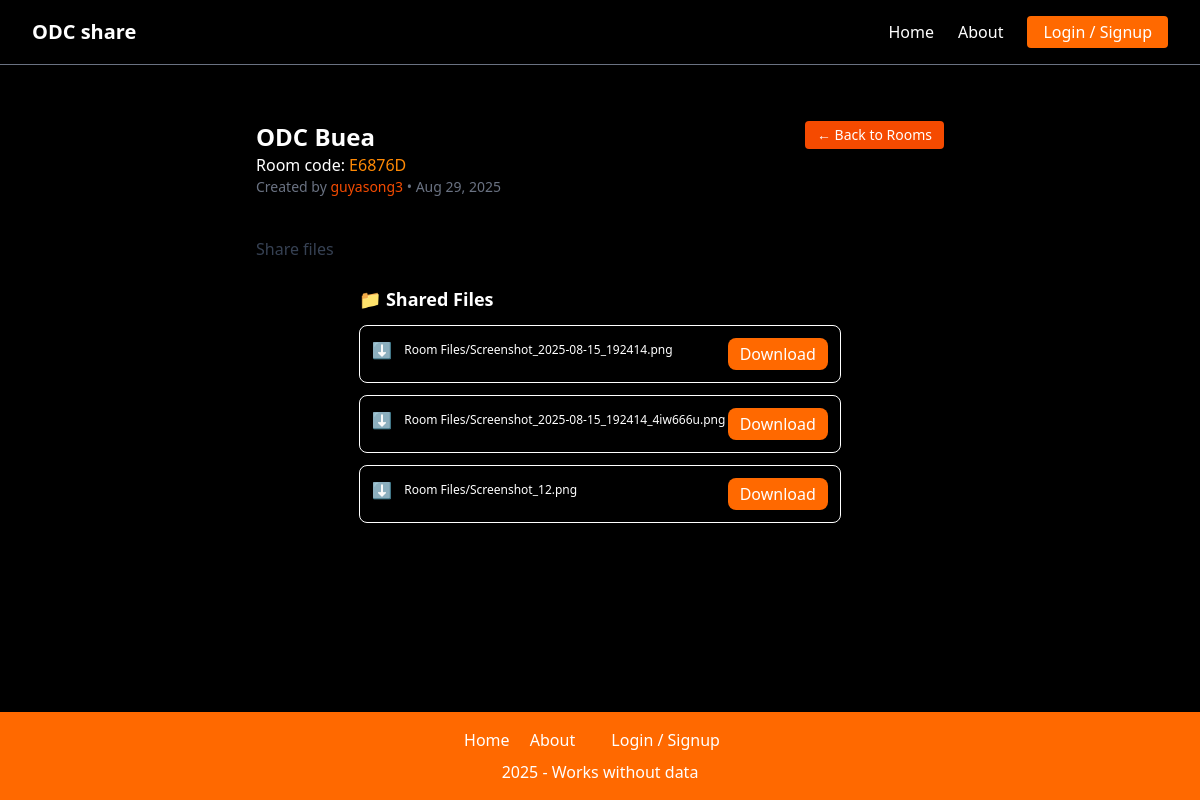
The page /room/code/E6876D/ on the database its author committed.
### home/models.py (models this page shows, shortened)
class Room(models.Model):
    room_name = models.CharField(max_length=100, null=True)
    description = models.TextField(max_length=200, null=True)
    code = models.CharField(max_length=6, unique=True, editable=False, null=True, blank=True)
    created_by = models.ForeignKey(User, on_delete=models.CASCADE, related_name="rooms", null=True)
    created_at = models.DateTimeField(auto_now_add=True)
    members = models.ManyToManyField(User, related_name="joined_rooms", blank=True)

class SharedFile(models.Model):
    room = models.ForeignKey(Room, related_name="files", on_delete=models.CASCADE)
    file = models.FileField(upload_to="Room Files/")
    uploaded_at = models.DateTimeField(auto_now_add=True)
    uploaded_by = models.ForeignKey(User, on_delete=models.CASCADE)

### home/views.py (the view)
# urls.py: path("room/code/<str:code>/", views.room_detail, name="room_detail_by_code"),
def room_detail(request, code):
    room = get_object_or_404(Room, code=code)
    files = room.files.all()
    if request.user == room.created_by:
        if request.method == "POST":
            form = SharedFileForm(request.POST, request.FILES)
            if form.is_valid():
                shared_file = form.save(commit=False)
                shared_file.room = room
                shared_file.uploaded_by = request.user
                shared_file.save()
                return redirect("room_detail_by_code", code=room.code)
        else:
            form = SharedFileForm()
    else:
        form = None
    return render(request, "room_detail.html", {
        "room": room,
        "files": files,
        "form": form
    })

### home/templates/room_detail.html (shortened to what this page needs)
{% extends "base.html" %}
{% block content %}
<div class="w-[96%] sm:w-[60%] mx-auto mt-10 p-4 rounded-2xl shadow-lg">
    <div class="flex flex-col sm:flex-row sm:items-center sm:justify-between pb-4 mb-6">
        <div class="mb-4 sm:mb-0">
            <h1 class="text-2xl font-bold text-white">{{ room.room_name }}</h1>
            <p>Room code: <span class="text-orange-400">{{room.code}}</span></p>
            <p class="text-sm text-gray-500">
                Created by <span class="font-medium text-orange-600">{{ room.created_by }}</span>
                • {{ room.created_at|date:"M d, Y" }}
            </p>
        </div>
        <a href="{% url 'list_rooms'%}"
            class="px-3 py-1 text-xs sm:text-sm bg-orange-600 text-white rounded hover:bg-orange-500 transition sm:self-start">
            ← Back to Rooms
        </a>
    </div>
    <div class="mb-6">
        <p class="text-gray-700">{{ room.description|default:"No description available." }}</p>
    </div>
    <div class="w-[96%] sm:w-[70%] mx-auto">
        <h2 class="text-lg font-semibold text-white mb-3">📁 Shared Files</h2>
        {% if files %}
        <ul class="space-y-3">
            {% for file in files %}
            <li class="block sm:flex md:flex items-center justify-between p-3 border rounded-lg">
                <div class="flex items-center space-x-3 mb-2 sm:mb-2 md:mb-2">
                    <span class="text-orange-600">⬇️</span>
                    <span class="text-white font-medium text-xs">{{file.file}}</span>
                </div>
                <a href="{{ file.file.url }}" download
                    class="px-3 py-1 bg-orange-500 text-white rounded-lg hover:bg-orange-600">
                    Download
                </a>
            </li>
            {% endfor %}
        </ul>
        {% else %}
        <p class="text-gray-500 italic">No files shared yet.</p>
        {% endif %}
    </div>
</div>
{% endblock %}

### rows shown on the page
Room: room_name "ODC Buea", code "E6876D", created_by "guyasong3", created_at "Aug 29, 2025", description "Share files"
SharedFile: file "Room Files/Screenshot_2025-08-15_192414.png"
SharedFile: file "Room Files/Screenshot_2025-08-15_192414_4iw666u.png"
SharedFile: file "Room Files/Screenshot_12.png"
